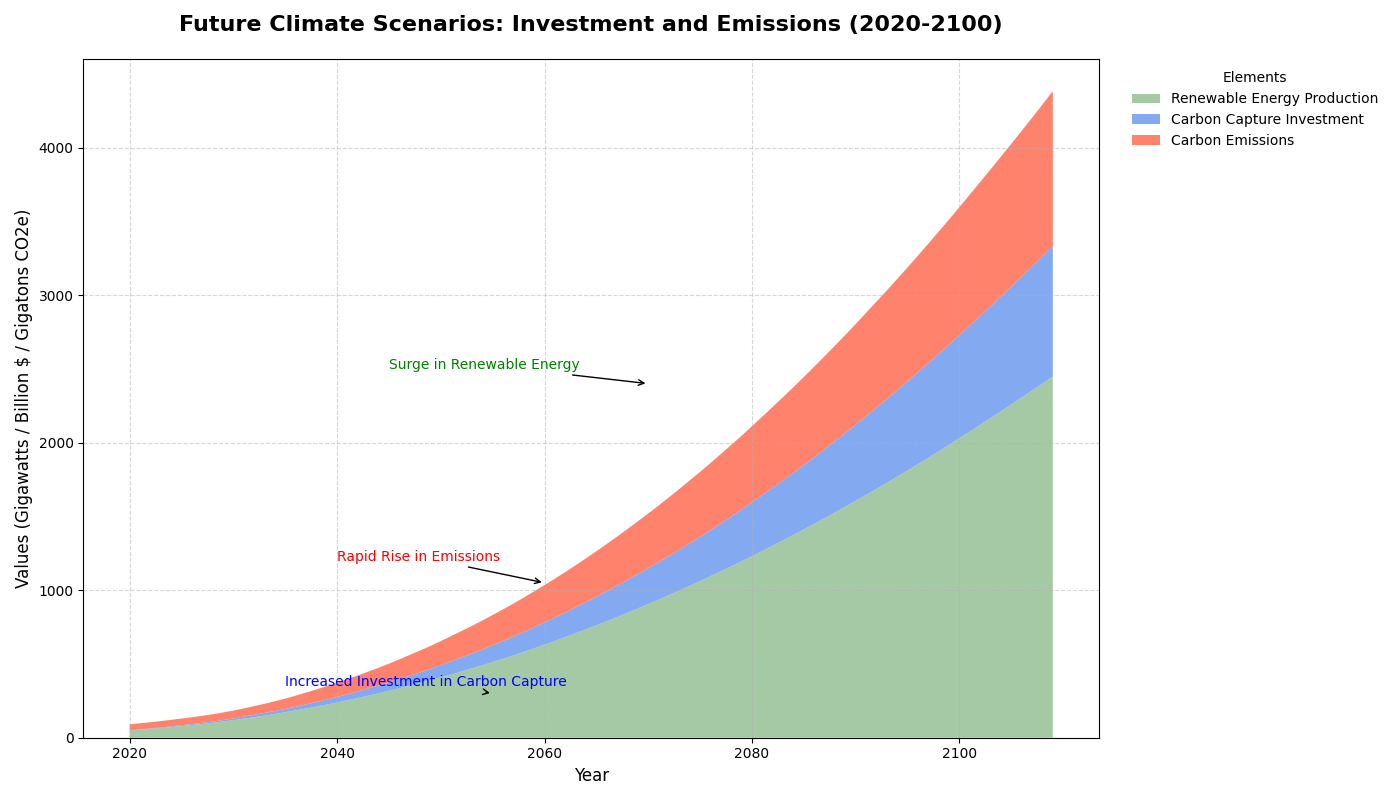

Recreate this plot in Python.
import numpy as np
import matplotlib.pyplot as plt

# Backstory: Future Climate Scenarios and the Importance of Investment in Carbon Capture Technologies
# The chart will depict a hypothetical increase in carbon emissions, renewable energy production, 
# and carbon capture technologies in the timeframe from 2020 to 2110.

# Timeframe from 2020 to 2110
years = np.arange(2020, 2110)

# Carbon emissions (in gigatons of CO2 equivalents)
carbon_emissions = np.array([
    40, 41, 42, 43, 44, 45, 46, 47, 49, 51, 
    53, 56, 59, 62, 66, 70, 75, 80, 85, 90, 
    96, 102, 108, 114, 120, 127, 134, 141, 148, 155, 
    163, 171, 179, 187, 196, 205, 214, 223, 233, 243, 
    253, 263, 274, 285, 296, 308, 320, 332, 345, 358, 
    371, 384, 398, 412, 426, 440, 455, 470, 485, 500, 
    516, 532, 548, 564, 580, 596, 613, 630, 647, 664, 
    682, 700, 718, 736, 754, 772, 791, 810, 829, 848, 
    868, 888, 908, 928, 948, 968, 988, 1008, 1029, 1050
])

# Renewable energy production (in gigawatts)
renewable_energy = np.array([
    50, 55, 60, 66, 72, 79, 86, 93, 101, 110, 
    119, 129, 139, 150, 161, 173, 185, 198, 211, 225, 
    239, 254, 269, 285, 301, 318, 335, 353, 371, 390, 
    409, 429, 449, 470, 491, 513, 535, 558, 582, 606, 
    631, 656, 682, 708, 735, 762, 790, 818, 847, 876, 
    906, 936, 967, 998, 1030, 1062, 1095, 1128, 1162, 1196, 
    1231, 1266, 1302, 1338, 1375, 1412, 1450, 1488, 1527, 1566, 
    1606, 1646, 1687, 1728, 1770, 1812, 1855, 1898, 1942, 1986, 
    2031, 2076, 2121, 2167, 2213, 2259, 2306, 2353, 2401, 2449
])

# Investment in carbon capture technology (in billions of dollars)
carbon_capture_investment = np.array([
    1, 2, 3, 4, 5, 6, 7, 8, 9, 10, 
    12, 14, 16, 18, 20, 22, 25, 28, 31, 34, 
    37, 41, 45, 49, 53, 57, 62, 67, 72, 77, 
    83, 89, 95, 101, 107, 114, 121, 128, 135, 143, 
    151, 159, 167, 176, 185, 194, 203, 213, 223, 233, 
    243, 254, 265, 276, 288, 300, 312, 325, 338, 351, 
    365, 379, 393, 407, 422, 437, 452, 468, 484, 500, 
    517, 534, 551, 568, 586, 604, 622, 641, 660, 679, 
    698, 718, 738, 758, 778, 799, 820, 841, 862, 884
])

# Create the stacked area plot
fig, ax = plt.subplots(figsize=(14, 8))

# Plot the area layers
ax.stackplot(years, renewable_energy, carbon_capture_investment, carbon_emissions, 
             labels=['Renewable Energy Production', 'Carbon Capture Investment', 'Carbon Emissions'], 
             colors=['#8FBC8F', '#6495ED', '#FF6347'], alpha=0.8)

# Customize the plot
ax.set_title('Future Climate Scenarios: Investment and Emissions (2020-2100)', fontsize=16, fontweight='bold', pad=20)
ax.set_xlabel('Year', fontsize=12)
ax.set_ylabel('Values (Gigawatts / Billion $ / Gigatons CO2e)', fontsize=12)
ax.legend(loc='upper left', bbox_to_anchor=(1.02, 1), title='Elements', fontsize=10, frameon=False)
ax.grid(linestyle='--', alpha=0.5)

# Annotations for significant projected changes
ax.annotate('Rapid Rise in Emissions', xy=(2060, 1050), xytext=(2040, 1200),
            arrowprops=dict(facecolor='red', arrowstyle='->'),
            fontsize=10, color='red')

ax.annotate('Surge in Renewable Energy', xy=(2070, 2400), xytext=(2045, 2500),
            arrowprops=dict(facecolor='green', arrowstyle='->'),
            fontsize=10, color='green')

ax.annotate('Increased Investment in Carbon Capture', xy=(2055, 300), xytext=(2035, 350),
            arrowprops=dict(facecolor='blue', arrowstyle='->'),
            fontsize=10, color='blue')

# Automatically adjust layout to prevent overlapping
plt.tight_layout()

# Display the plot
plt.show()
